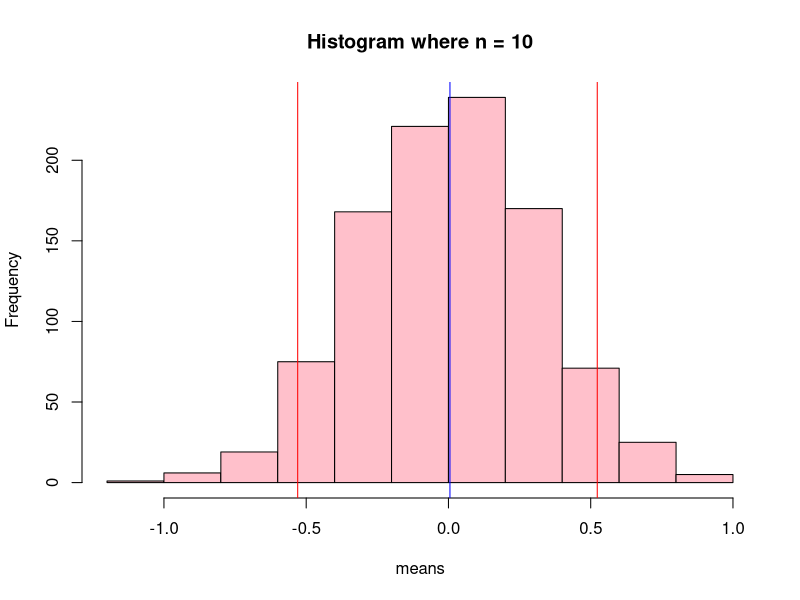
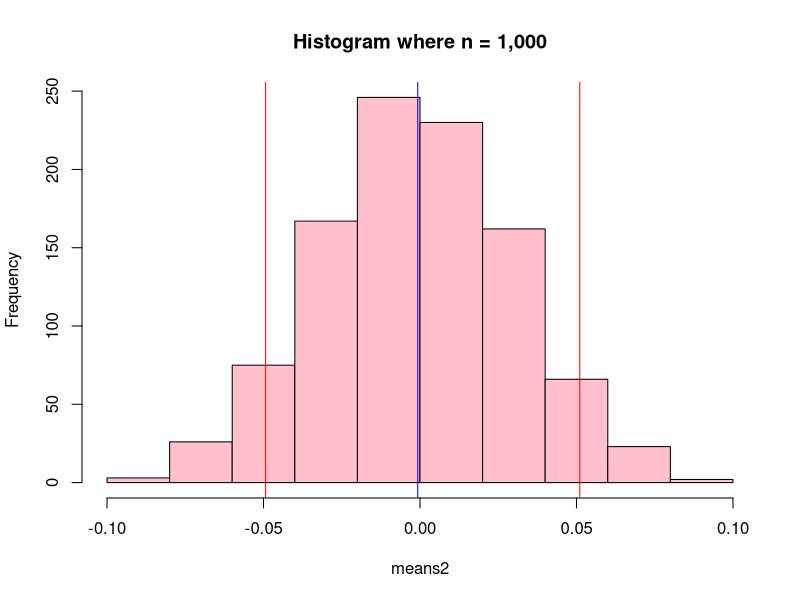
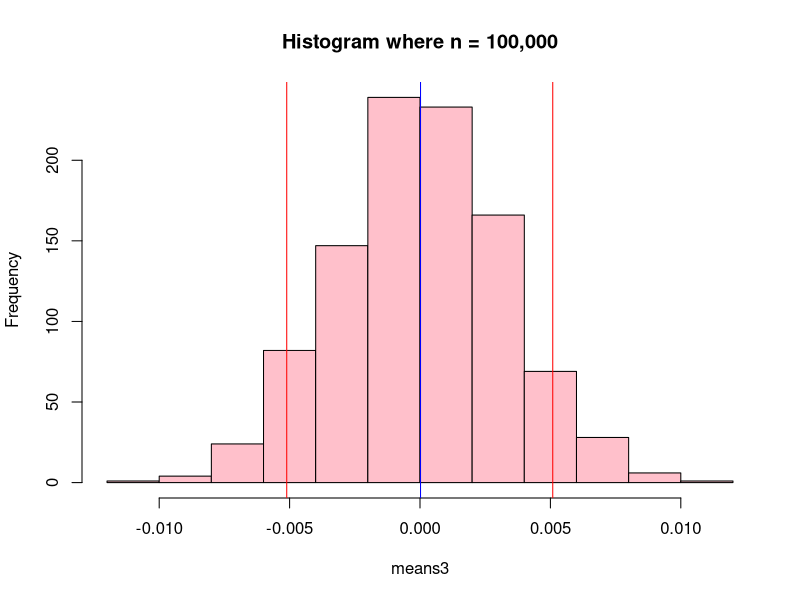
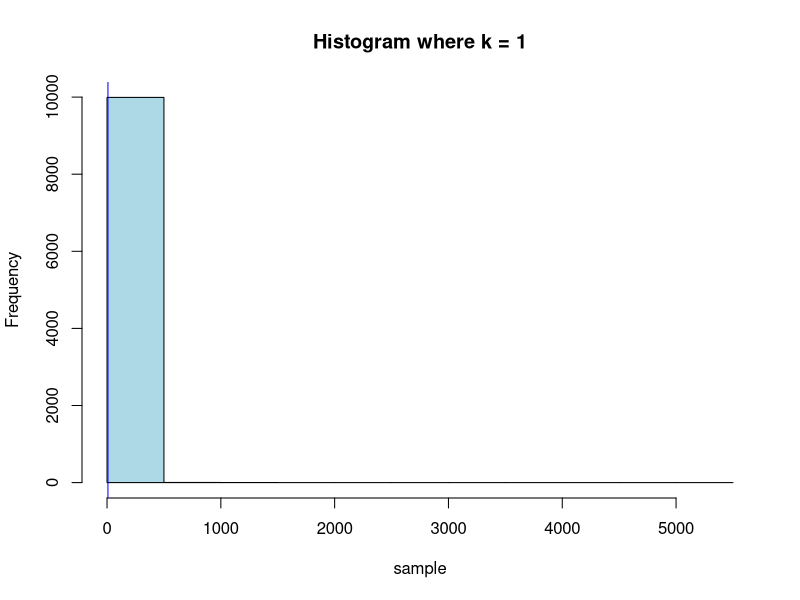
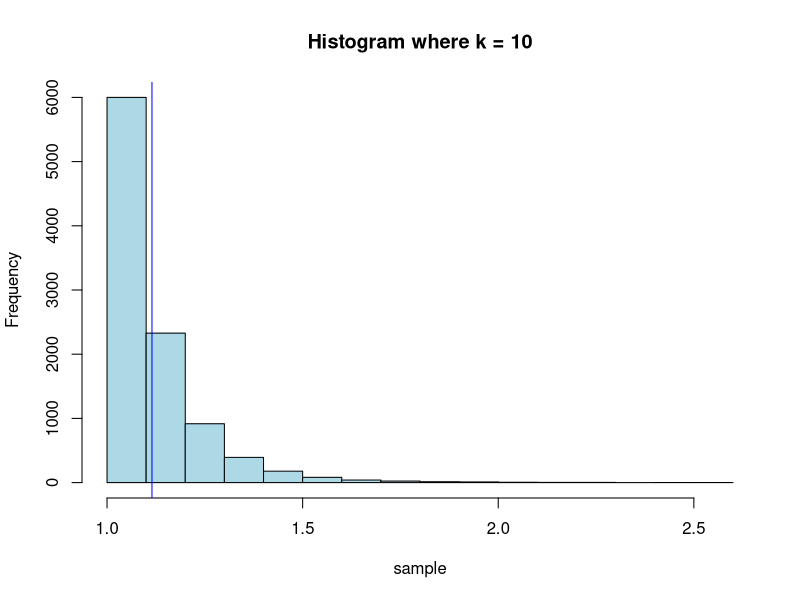
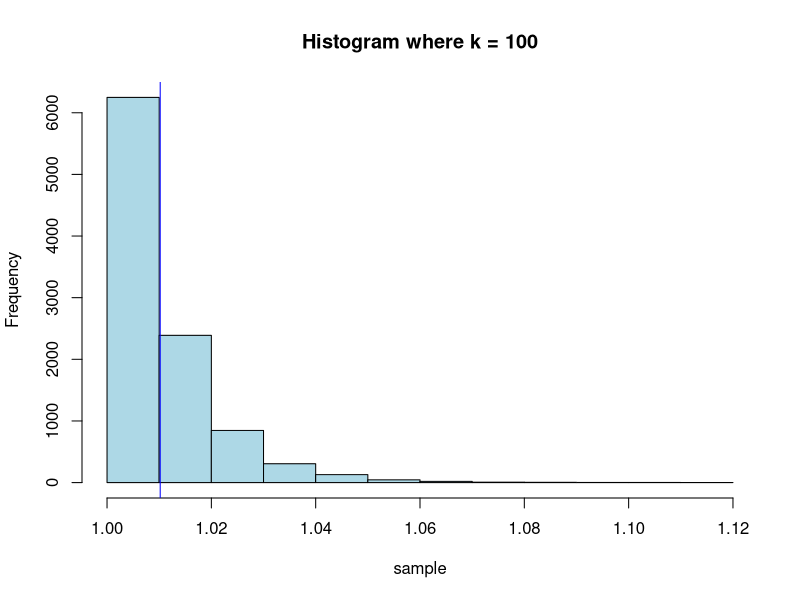
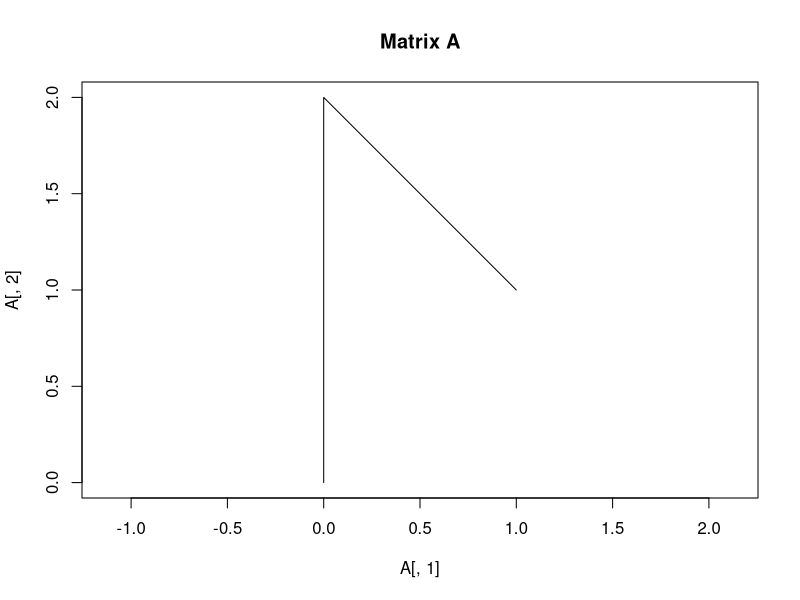
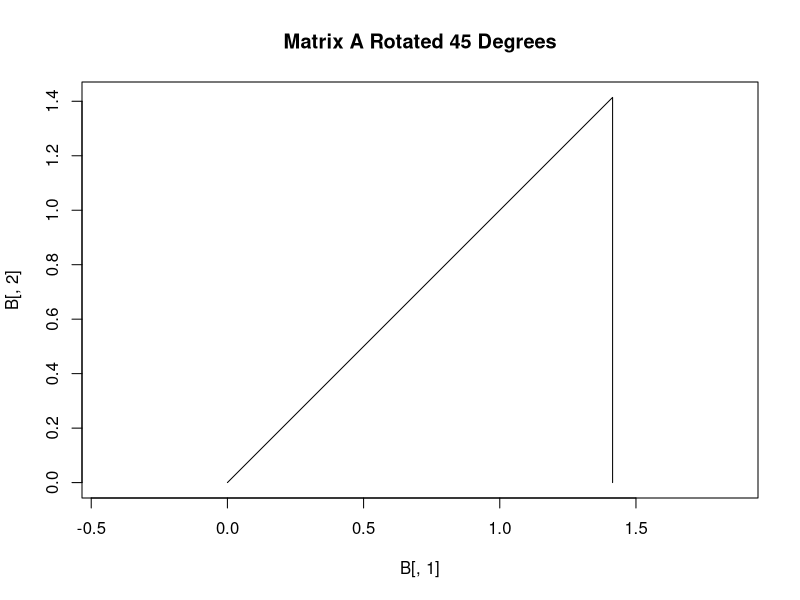

Here is the R script that generated these plots, in order:
## ---- chunk 1
knitr::opts_chunk$set(echo = TRUE)
## ---- chunk 2
n <- 10
r <- 1000

means <- sapply(replicate(r, sapply(n, rnorm, simplify = FALSE)), mean)
## ---- chunk 3
sample_mean <- round(mean(means), 5)
sd <- round(sd(means), 5)
lower <- round(quantile(means, 0.05), 5)
upper <- round(quantile(means, 0.95), 5)
## ---- chunk 4
# n = 1,000
n2 <- n * 100
means2 <- sapply(replicate(r, sapply(n2, rnorm, simplify = FALSE)), mean)
sample_mean2 <- round(mean(means2), 5) # New mean is closer to 0
sd2 <- round(sd(means2), 5)
difference <- round(sd / sd2, 5)
lower2 <- round(quantile(means2, 0.05), 5)
upper2 <- round(quantile(means2, 0.95), 5)


# n = 100,000
n3 <- n2 * 100
means3 <- sapply(replicate(r, sapply(n3, rnorm, simplify = FALSE)), mean)
sample_mean3 <- round(mean(means3), 5) # New mean is closer to 0
sd3 <- round(sd(means3), 5)
difference2 <- round(sd2 / sd3, 5) # 10x smaller than second sd
lower3 <- round(quantile(means3, 0.05), 5)
upper3 <- round(quantile(means3, 0.95), 5)
## ---- chunk 5
hist(means, col = "pink", main = paste("Histogram where n = 10"))
abline(v = sample_mean, col = "blue")
abline(v = lower, col = "red")
abline(v = upper, col = "red")

hist(means2, col = "pink", main = paste("Histogram where n = 1,000"))
abline(v = sample_mean2, col = "blue")
abline(v = lower2, col = "red")
abline(v = upper2, col = "red")

hist(means3, col = "pink", main = paste("Histogram where n = 100,000"))
abline(v = sample_mean3, col = "blue")
abline(v = lower3, col = "red")
abline(v = upper3, col = "red")
## ---- chunk 6
library(stats4)
library(splines)
library(VGAM)


k1 <- 1
k2 <- 10
k3 <- 100

make_hist <- function(k) {
  sample <- rpareto(10000, scale = 1, k) # where n = 10,000
  hist(sample, col = "light blue", main = paste("Histogram where k =", k))
  abline(v = mean(sample), col = "blue")
}

make_hist(k1)
make_hist(k2)
make_hist(k3)
## ---- chunk 7
k1 <- 0.5
k2 <- 2

# n1
par_means1 <- sapply(replicate(r, sapply(n, rpareto, scale = 1, k1, simplify = FALSE)), mean)

par_sample_mean1 <- round(mean(par_means1), 2)
par_sd1 <- round(sd(par_means1), 2)
par_lower1 <- round(quantile(par_means1, 0.05), 2)
par_upper1 <- round(quantile(par_means1, 0.95), 2)

#n2
par_means2 <- sapply(replicate(r, sapply(n2, rpareto, scale = 1, k1, simplify = FALSE)), mean)

par_sample_mean2 <- round(mean(par_means2), 2)
par_sd2 <- round(sd(par_means2), 2)
par_difference <- round(par_sd1 / par_sd2, 2)
par_lower2 <- round(quantile(par_means2, 0.05), 2)
par_upper2 <- round(quantile(par_means2, 0.95), 2)

#n3
par_means3 <- sapply(replicate(r, sapply(n3, rpareto, scale = 1, k1, simplify = FALSE)), mean)

par_sample_mean3 <- round(mean(par_means3), 2)
par_sd3 <- round(sd(par_means3), 2)
par_difference2 <- round(par_sd2 / par_sd3, 2)
par_lower3 <- round(quantile(par_means3, 0.05), 2)
par_upper3 <- round(quantile(par_means3, 0.95), 2)
## ---- chunk 8
#n1
par2_means1 <- sapply(replicate(r, sapply(n, rpareto, scale = 1, k2, simplify = FALSE)), mean)

par2_sample_mean1 <- round(mean(par2_means1), 5)
par2_sd1 <- round(sd(par2_means1), 5)
par2_lower1 <- round(quantile(par2_means1, 0.05), 5)
par2_upper1 <- round(quantile(par2_means1, 0.95), 5)

#n2
par2_means2 <- sapply(replicate(r, sapply(n2, rpareto, scale = 1, k2, simplify = FALSE)), mean)

par2_sample_mean2 <- round(mean(par2_means2), 5)
par2_sd2 <- round(sd(par2_means2), 5)
par2_difference <- par2_sd1 / par2_sd2
par2_lower2 <- round(quantile(par2_means2, 0.05), 5)
par2_upper2 <- round(quantile(par2_means2, 0.95), 5)

#n3
par2_means3 <- sapply(replicate(r, sapply(n3, rpareto, scale = 1, k2, simplify = FALSE)), mean)

par2_sample_mean3 <- round(mean(par2_means3), 5)
par2_sd3 <- round(sd(par2_means3), 5)
par2_difference2 <- round(par2_sd2 / par2_sd3, 5)
par2_lower3 <- round(quantile(par2_means3, 0.05), 5)
par2_upper3 <- round(quantile(par2_means3, 0.95), 5)

## ---- chunk 9

A <- matrix(c(0, 0,
              0, 2,
              1, 1), 3, 2, byrow = TRUE)

A

plot(A[,1], A[,2], type="l", asp=1, main=paste("Matrix A"))

## ---- chunk 10
Rot <- function(alpha) {
  a <-alpha*pi/180
  matrix(c(cos(a), sin(a),
           -sin(a), cos(a)), 2, 2)
}
## ---- chunk 11
B <- A %*% Rot(45)
plot(B[,1], B[,2], type="l", asp=1, main=paste("Matrix A Rotated 45 Degrees"))

C <- A %*% Rot(-225)
plot(C[,1], C[,2], type="l", asp=1, main=paste("Matrix A Rotated -225 Degrees"))

D <- A %*% Rot(355)
plot(D[,1], D[,2], type="l", asp=1, main=paste("Matrix A Rotated 355 Degrees"))
## ---- chunk 12
M <- matrix(c(0, 0,
              1, 2,
              2, 2,
              0, 1,
              0, 0), 5, 2, byrow = TRUE)

print(M) # print your object in assignment

plot(M[,1], M[,2], type="l", asp=1, main="Matrix M")

N <- M %*% Rot(90)
plot(N[,1], N[,2], type="l", asp=1, main="Matrix M Rotated 90 Degrees")

P <- M %*% Rot(270)
plot(P[,1], P[,2], type="l", asp=1, main="Matrix M Rotated 270 Degrees")

## ---- chunk 13
data <- read.table('crazy_hat.tsv', header = TRUE)

## ---- chunk 14
plot_crazyhat <- function(data) {
  outline <- data[data["group"] == "outline",]
  leye <- data[data["group"] == "leye",]
  reye <- data[data["group"] == "reye",]
  mouth <- data[data["group"] == "mouth",]
  
  plot(data[, 1], data[, 2])
  lines(outline)
  lines(leye)
  lines(reye)
  lines(mouth)
}
## ---- chunk 15
plot_crazyhat(data)
## ---- chunk 16
rotate <- function(data, x) {
  rotated <- matrix(data.matrix(data[, 1:2], rownames.force = NA), 15, 2) %*% Rot(x)
  new_data <- data.frame(rotated)
  group <- data[, 3]
  new_data$group <- group
  new_data
}
## ---- chunk 17
new_data <- rotate(data, 90)
plot_crazyhat(new_data)
## ---- chunk 18
new_data <- rotate(data, 180)
plot_crazyhat(new_data)
## ---- chunk 19
flipx <- function(a) {
  a %*% matrix(c(-1, 0,
                  0, 1), 2, 2, byrow = TRUE)
}
## ---- chunk 20
Q <- matrix(c(0, 0,
              2, 1,
              3, 2,
              1, 2,
              0, 0), 5, 2, byrow = TRUE)

plot(Q[,1], Q[,2], type="l", asp=1, main="Matrix Q")

R <- flipx(Q)
plot(R[,1], R[,2], type="l", asp=1, main="Flipped Matrix Q")
## ---- chunk 21
stretchy <- function(a, s) {
  a %*% matrix(c(1, 0,
                 0, as.numeric(s)), 2, 2, byrow = TRUE)
}
## ---- chunk 22
S <- stretchy(Q, 2)
plot(S[,1], S[,2], type="l", asp=1, main="Stretched Matrix Q (s=2)")
## ---- chunk 23
plot_crazyhat(data)
## ---- chunk 24
rotated_data <- rotate(data, 45)
rotated_data <- matrix(data.matrix(rotated_data[, 1:2], rownames.force = NA), 15, 2)

stretched_data <- data.frame(stretchy(rotated_data, 2))
stretched_data$group <- data[, 3]

plot_crazyhat(stretched_data)
